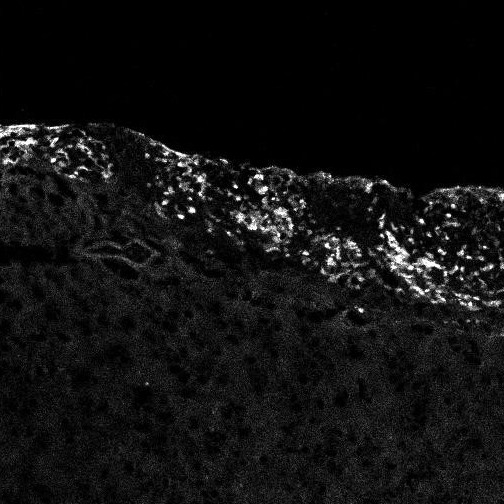
#> input picture imgProcessing/imgs/10cm.jpg, 504 x 504 px, given in place of 10um.jpg, which was not available
$ python hist.py
#> lines starting #> are read from the running program, lines starting #| are printed output that depends on the picture; after the words box and inside, x2 and y2 are one past the last pixel; in counts of white or black regions, pixels touching at a corner belong together; long printed decimals are rounded
import matplotlib.pyplot as plt
import matplotlib.image as mpimg
import numpy as np

from skimage.filters import threshold_otsu

imgs = [
    {'name': 'imgs/10um.jpg', 'title': 'Tumor at 10um'},
    {'name': 'imgs/30um.jpg', 'title': 'Tumor at 30um'},
    {'name': 'imgs/40um.jpg', 'title': 'Tumor at 40um'},
    {'name': 'imgs/60um.jpg', 'title': 'Tumor at 60um'},
    {'name': 'imgs/100um.jpg', 'title': 'Tumor at 100um'},
    {'name': 'imgs/110um.jpg', 'title': 'Tumor at 110um'},
    {'name': 'imgs/120um.jpg', 'title': 'Tumor at 120um'},
    {'name': 'imgs/140um.jpg', 'title': 'Tumor at 140um'},
    {'name': 'imgs/160um.jpg', 'title': 'Tumor at 160um'}
]


def processImg(img, title):
        plt.subplot(221)
        plt.imshow(img)
        plt.title(title)
        plt.xlabel('X-Coordinate', fontsize=10)
        plt.ylabel('Y-Coordinate', fontsize=10)

        plt.subplot(222)
        plt.hist(img.ravel())
        plt.title('Histogram ' + title)
        plt.xlabel('Pixel Intensity', fontsize=10)
        plt.ylabel('Frequency', fontsize=10)

def processOtsuImg(img, title):
        threshold = threshold_otsu(img)
        print(threshold)
        binary = img >= threshold

        plt.subplot(223)
        plt.imshow(binary)
        plt.title('Outsu ' + title)
        plt.xlabel('X-Coordinate', fontsize=10)
        plt.ylabel('Y-Coordinate', fontsize=10)

        plt.subplot(224)
        plt.hist(binary.ravel())
        plt.title('Outsu Histogram ' + title)
        plt.xlabel('Pixel Intensity', fontsize=10)
        plt.ylabel('Frequency', fontsize=10)

for img in imgs:
        image = mpimg.imread(str(img['name']))
#> image is the input picture: shape (504, 504, 3); min 0, max 255, mean 17.2
        title = str(img['title'])
        processImg(image, title)
        processOtsuImg(image, title)
#> in processOtsuImg, `threshold = threshold_otsu(img)`: threshold = 77
#| 77
#> in processOtsuImg, `binary = img >= threshold`:
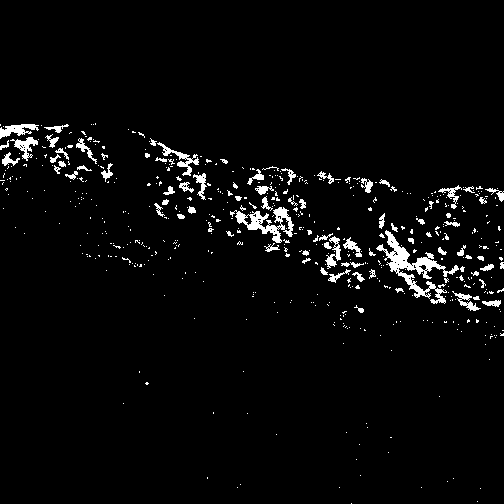
#> binary: shape (504, 504, 3) bool; 3.4% white; 542 white regions (463 under 20 px), largest, box (x1, y1, x2, y2) and area: (376, 230, 459, 304) 1432, (230, 207, 294, 243) 813, (157, 142, 199, 176) 323
#> (the run stopped early here; a loop or call above may not have finished)

$ run again, on imgProcessing/imgs/30cm.png
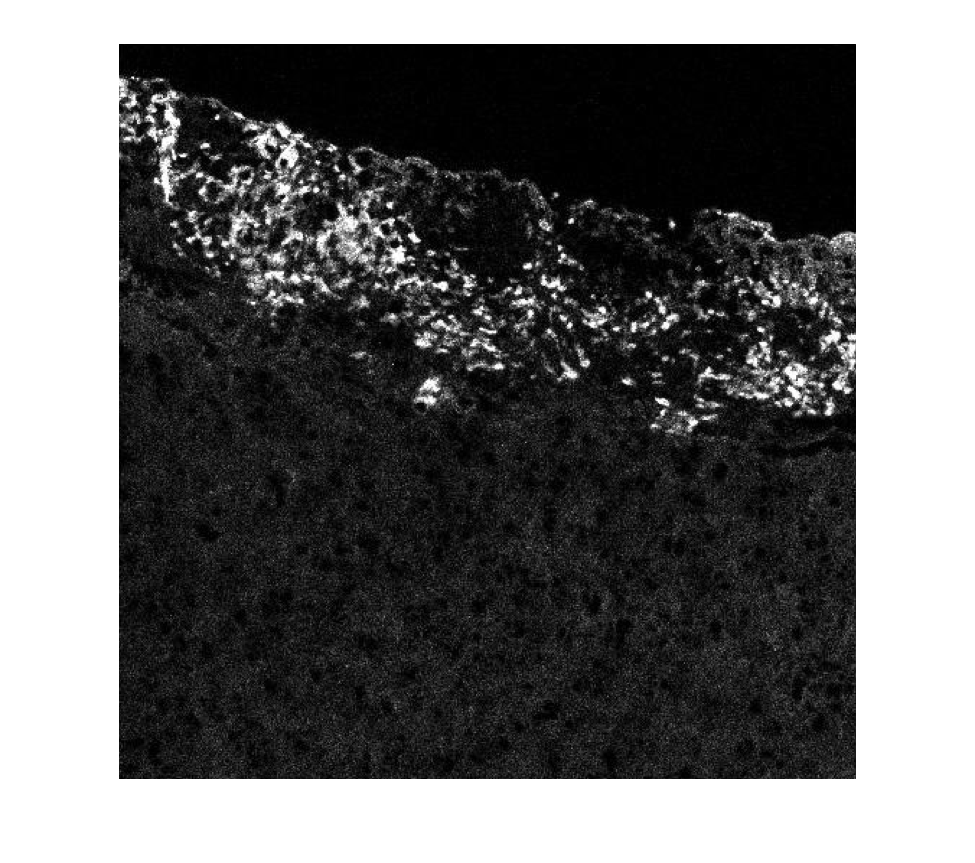
#> input picture imgProcessing/imgs/30cm.png, 975 x 863 px, given in place of 10um.jpg, which was not available
#> image is the input picture: shape (863, 975, 4) float32; mean R, G, B, A 0.0735, 0.0735, 0.0735, 0.644
#> threshold = 0.51
#| 0.5098
#> in processOtsuImg, `binary = img >= threshold`:
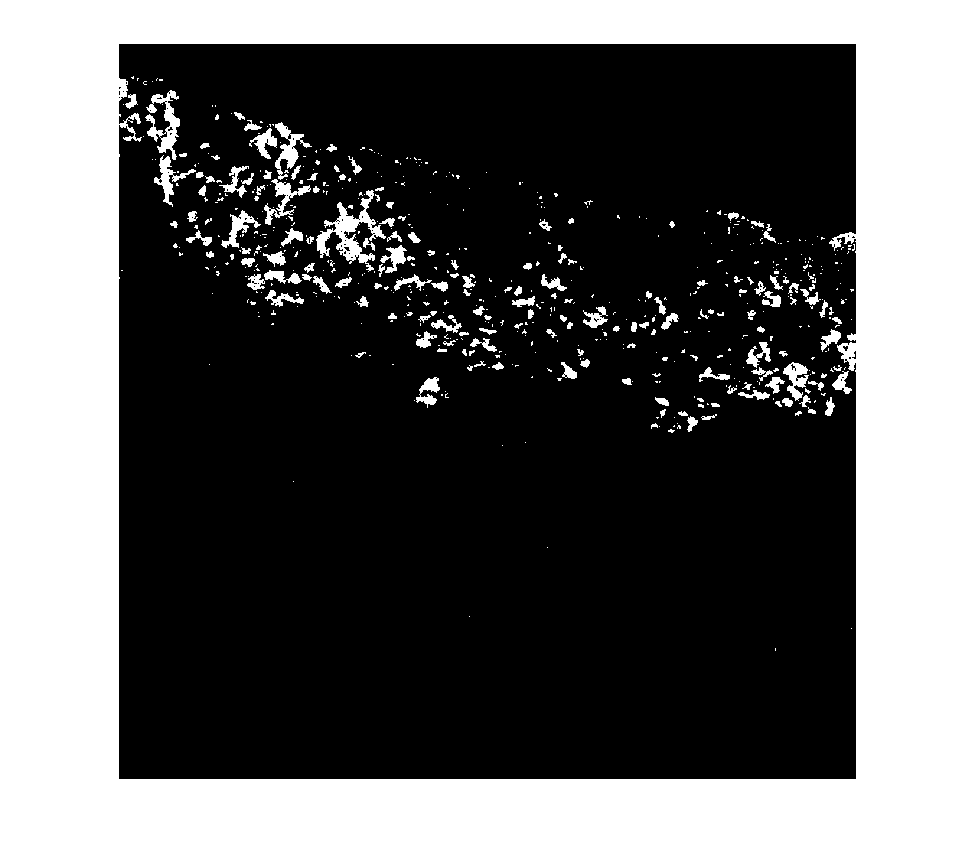
#> binary: shape (863, 975, 4) bool; mean R, G, B, A 0.0233, 0.0233, 0.0233, 0.644; transparent parts drawn white

$ run again, on imgProcessing/imgs/40cm.png
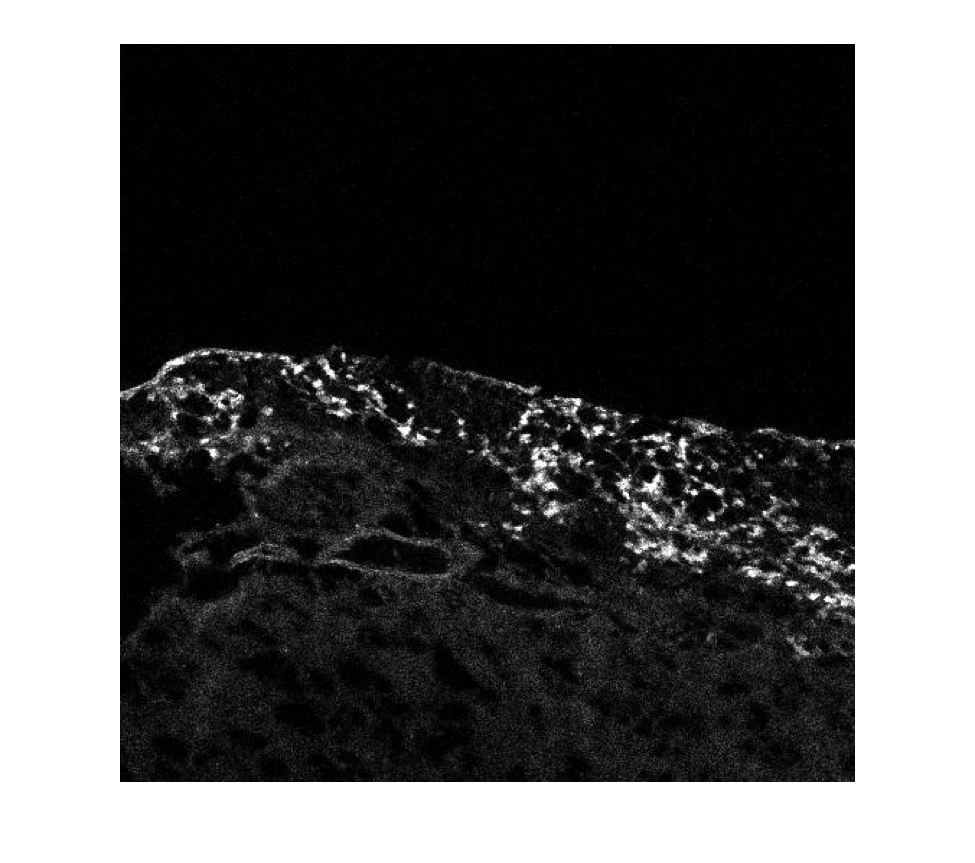
#> input picture imgProcessing/imgs/40cm.png, 975 x 863 px, given in place of 10um.jpg, which was not available
#> image is the input picture: shape (863, 975, 4) float32; mean R, G, B, A 0.0397, 0.0397, 0.0397, 0.645
#> threshold = 0.506
#| 0.5059
#> in processOtsuImg, `binary = img >= threshold`:
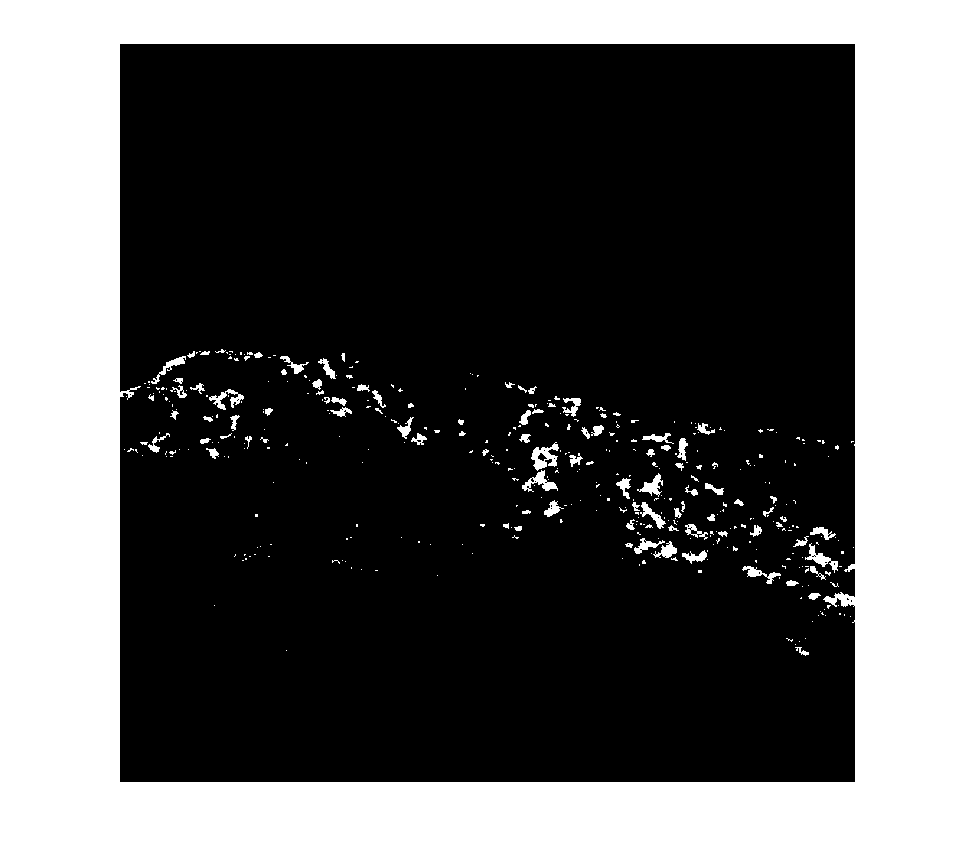
#> binary: shape (863, 975, 4) bool; mean R, G, B, A 0.0111, 0.0111, 0.0111, 0.645; transparent parts drawn white
